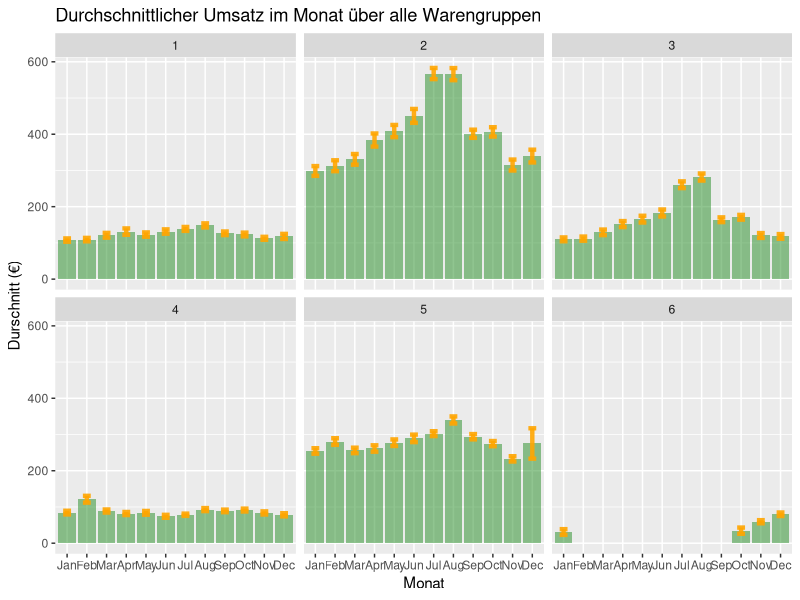
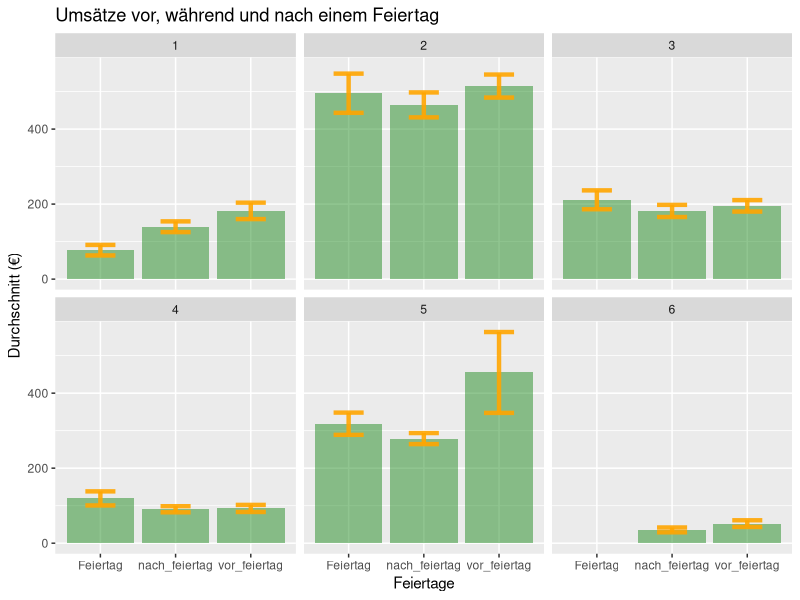

Source code (R) for these figures, in order:
## ---- chunk 1
#Bibliotheken
library(readr)
library(tidyverse)
library(lubridate)
library(ggplot2)
library(dplyr)

## ---- chunk 2
# master df einlesen
master_df <- read.csv("master_df.csv")
#master_df[is.na(master_df)] <- 0 
master_df$Datum <- as.Date(master_df$Datum, format = "%Y-%m-%d")

#Variable mit dem ausgeschrieben Wochentag erzeugen (von Merle eingefügt)
#master_df$wochentag <- weekdays(master_df$Datum)
## ---- chunk 3
#Einlesen der Daten

umsatz <- read_csv("umsatzdaten_gekuerzt.csv", 
    col_types = cols(Datum = col_datetime(format = " %Y-%m-%d   "))) #Eingeben des Datums

#Erstellung der Variable mit Jahr
umsatz$Monat <- month(umsatz$Datum, label = TRUE)




## ---- chunk 4
#Tabelle für den Umsatz nach Warengruppen  und Monaten 
grafik_monat<- umsatz %>%
  group_by(Monat, Warengruppe) %>%
  summarise(
    n=n(), #ist praktisch, weil es die Anzahl z?hlt
    mean=mean(Umsatz),
    sd=sd(Umsatz),
    summe=sum(Umsatz)) %>%
  mutate( se=sd/sqrt(n))  %>%
  mutate( ic=se * qt((1-0.05)/2 + .5, n-1))


#Bild mit Koinfidenzintervall
# Confidence Interval
ggplot(grafik_monat) +
  geom_bar( aes(x=Monat, y=mean), stat="identity", fill="forestgreen", alpha=0.5) +
  geom_errorbar( aes(x=Monat, ymin=mean-ic, ymax=mean+ic), width=0.4, colour="orange", alpha=0.9, size=1.5) +
  xlab("Monat")+
  ylab("Durschnitt (€)")+
  facet_wrap(~Warengruppe)+
  ggtitle("Durchschnittlicher Umsatz im Monat über alle Warengruppen")


## ---- chunk 5

#Datensatz auf die interessanten Variablen herunterbrechen 
Feiertage<-select(master_df, Datum, vor_feiertag, nach_feiertag, Feiertag)

#den Wert 1 durch das Statement ersetzten 
Feiertage<-Feiertage %>% 
  mutate(vor_feiertag = as.character(vor_feiertag)) %>% 
  mutate(vor_feiertag = replace(vor_feiertag, vor_feiertag == 1, 'vor_feiertag'))

Feiertage<-Feiertage %>% 
  mutate(nach_feiertag = as.character(nach_feiertag)) %>% 
  mutate(nach_feiertag = replace(nach_feiertag, nach_feiertag == 1, 'nach_feiertag'))


Feiertage<-Feiertage %>% 
  mutate(Feiertag = as.character(Feiertag)) %>% 
  mutate(Feiertag = replace(Feiertag, Feiertag == 1, 'Feiertag'))

#die Werte o durch NA ersetzten
Feiertage[Feiertage == 0] <- NA

#die Spalte in eine Reihe tun

Feiertage<-Feiertage %>% mutate(ftag = coalesce(vor_feiertag,nach_feiertag, Feiertag)) %>%
         select(Datum,ftag)


#beides nochmal als Datum definieren 
Feiertage$Datum <- as.Date(Feiertage$Datum, format = "%Y-%m-%d")
umsatz$Datum<- as.Date(umsatz$Datum, format = "%Y-%m-%d")

#einen left_join machen, um die beiden df`s zusammenzufügen 
Feiertage<-left_join(umsatz, Feiertage, by= "Datum")




#Tabelle für den Umsatz nach Warengruppen  und Feiertagen 
grafik_feiertag<- Feiertage %>%
  group_by(ftag, Warengruppe) %>%
  summarise(
    n=n(), #ist praktisch, weil es die Anzahl z?hlt
    mean=mean(Umsatz),
    sd=sd(Umsatz),
    summe=sum(Umsatz)) %>%
  mutate( se=sd/sqrt(n))  %>%
  mutate( ic=se * qt((1-0.05)/2 + .5, n-1))

#alle NAs rausschmeißen
grafik_feiertag<-na.omit(grafik_feiertag)

#Bild mit Koinfidenzintervall
# Confidence Interval
ggplot(grafik_feiertag) +
  geom_bar( aes(x=ftag, y=mean), stat="identity", fill="forestgreen", alpha=0.5) +
  geom_errorbar( aes(x=ftag, ymin=mean-ic, ymax=mean+ic), width=0.4, colour="orange", alpha=0.9, size=1.5) +
   ylab("Durchschnitt (€)")+
  xlab("Feiertage")+
  facet_wrap(~Warengruppe)+
  ggtitle("Umsätze vor, während und nach einem Feiertag")


